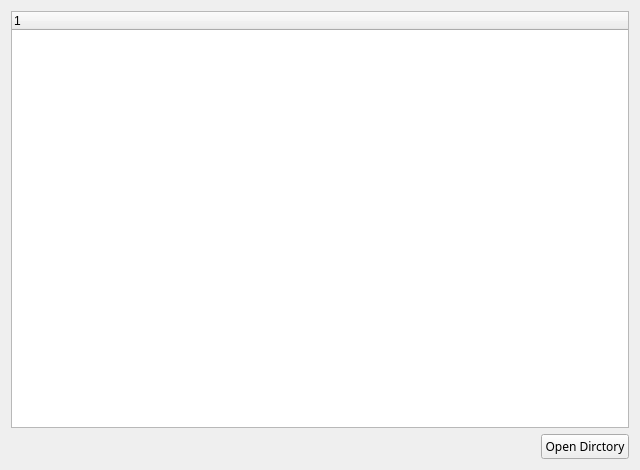
<?xml version="1.0" encoding="UTF-8"?>
<ui version="4.0">
 <class>FileTreeViewClass</class>
 <widget class="QMainWindow" name="FileTreeViewClass">
  <property name="geometry">
   <rect>
    <x>0</x>
    <y>0</y>
    <width>640</width>
    <height>470</height>
   </rect>
  </property>
  <property name="windowTitle">
   <string>FileTreeView</string>
  </property>
  <widget class="QWidget" name="centralWidget">
   <layout class="QHBoxLayout" name="horizontalLayout_2">
    <item>
     <layout class="QVBoxLayout" name="verticalLayout">
      <item>
       <widget class="QTreeWidget" name="treeWidget"/>
      </item>
      <item>
       <layout class="QHBoxLayout" name="horizontalLayout">
        <item>
         <spacer name="horizontalSpacer">
          <property name="orientation">
           <enum>Qt::Horizontal</enum>
          </property>
          <property name="sizeHint" stdset="0">
           <size>
            <width>40</width>
            <height>20</height>
           </size>
          </property>
         </spacer>
        </item>
        <item>
         <widget class="QPushButton" name="OpenDirBtn">
          <property name="font">
           <font>
            <family>.萍方-简</family>
           </font>
          </property>
          <property name="text">
           <string>Open Dirctory</string>
          </property>
         </widget>
        </item>
       </layout>
      </item>
     </layout>
    </item>
   </layout>
  </widget>
 </widget>
 <layoutdefault spacing="6" margin="11"/>
 <resources>
  <include location="FileTreeView.qrc"/>
 </resources>
 <connections/>
</ui>
